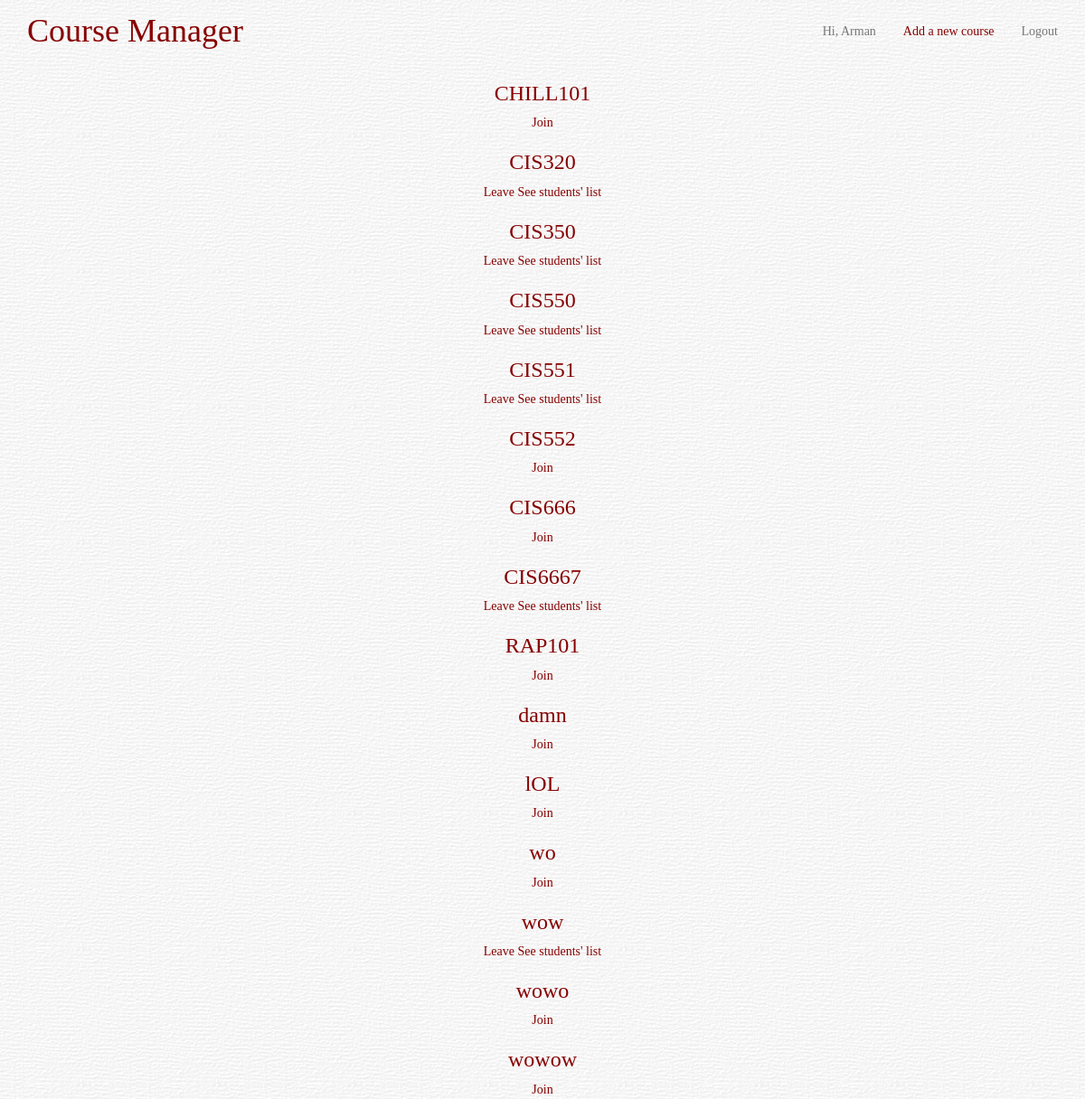
/courses/ (signed in), run on an earlier commit of the app's database.
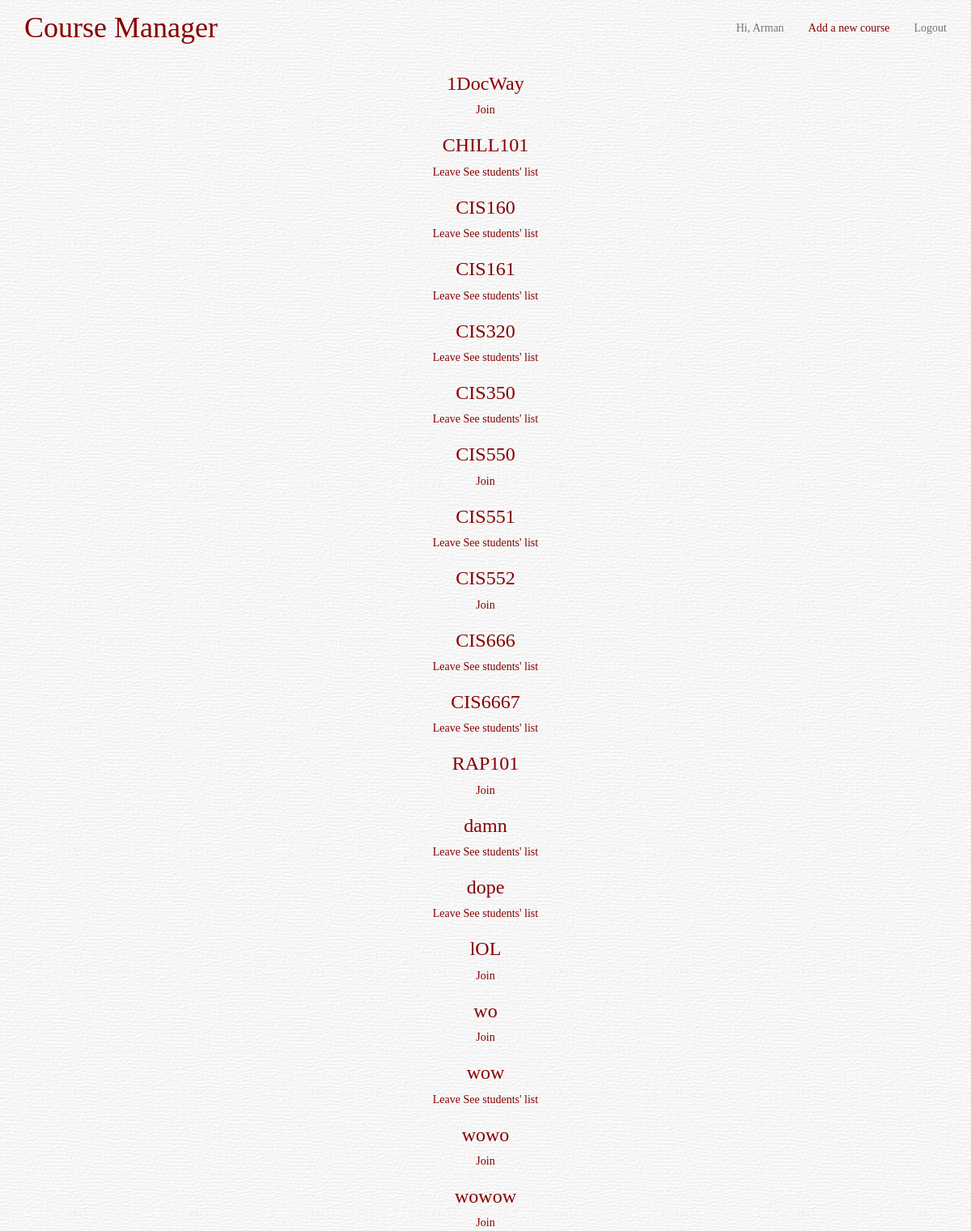
And on a later commit of the database.
### polls/models.py (models this page shows)
class Choice(models.Model):
    new_course = models.CharField(max_length=200, null=True, blank=True)
    courses_taking = models.ManyToManyField(User)
    def __unicode__(self):
        return self.new_course

### polls/views.py (the view)
@login_required(login_url='/login/')
def index(request):
    course_list = Choice.objects.order_by('new_course')
    users = UserProfile.objects.all
    all_courses = request.user.choice_set.all()
    if request.user.first_name + ' ' + request.user.last_name != ' ':
        current_user = request.user.first_name + ' ' + request.user.last_name
    else:
        current_user = request.user.username
    if request.user.first_name != '':
        user_first_name = request.user.first_name
    else:
        user_first_name = request.user.username
    context = {'course_list': course_list, "users": users, "current_user":current_user, "all_courses":all_courses, "user_first_name":user_first_name}
    return render(request, 'polls/index.html', context)

### polls/templates/polls/index.html (shortened to what this page needs)
<head>
	{% load staticfiles %}
    <link rel="stylesheet" type="text/css" href="{% static "css/bootstrap.css" %}">
    <link rel="stylesheet" type="text/css" href="{% static "css/styles.css" %}">
</head>
<body>
    <div class="navbar navbar-default navbar-fixed-top" role="navigation">
      <div class="container">
        <div class="navbar-header">
          <a class="navbar-brand"><h1 id='title'>Course Manager</h1></a>
        </div>
        <div class="navbar-collapse collapse">
          <ul class="nav navbar-nav navbar-right">
            <li><a class="inactive">Hi, {{ user_first_name }}</a></li>
            <li><a class="top_bar" href="/courses/add_course/">Add a new course</a></li>
            <li><a href="/courses/logout/">Logout</a></li>
          </ul>
        </div>
      </div>
    </div>
    <div class="container">
{% if course_list %}
	<center>{% for course in course_list %}
			<h3>{{ course }}</h3>
				{% if course in all_courses %}
					<a class='buttons' id='course_button'>Leave</a>
          <a id='coursemates_link' href='{{ course.id }}'>See students' list</a>
				{% else %}
					<a class='buttons' id='course_button'>Join</a>
          {% endif %}
	{% endfor %}</center>
{% else %}
	<center><p>No courses are added yet.</p></center>
{% endif %}
</div>
{% load staticfiles %}
</body>

What changed in the data, as far as the page shows it:
added Choice: new_course "1DocWay"
computed for Choice "CHILL101": text "Join" → "Leave See students' list"
added Choice: new_course "CIS160"
added Choice: new_course "CIS161"
computed for Choice "CIS550": text "Leave See students' list" → "Join"
computed for Choice "CIS666": text "Join" → "Leave See students' list"
computed for Choice "damn": text "Join" → "Leave See students' list"
added Choice: new_course "dope"
